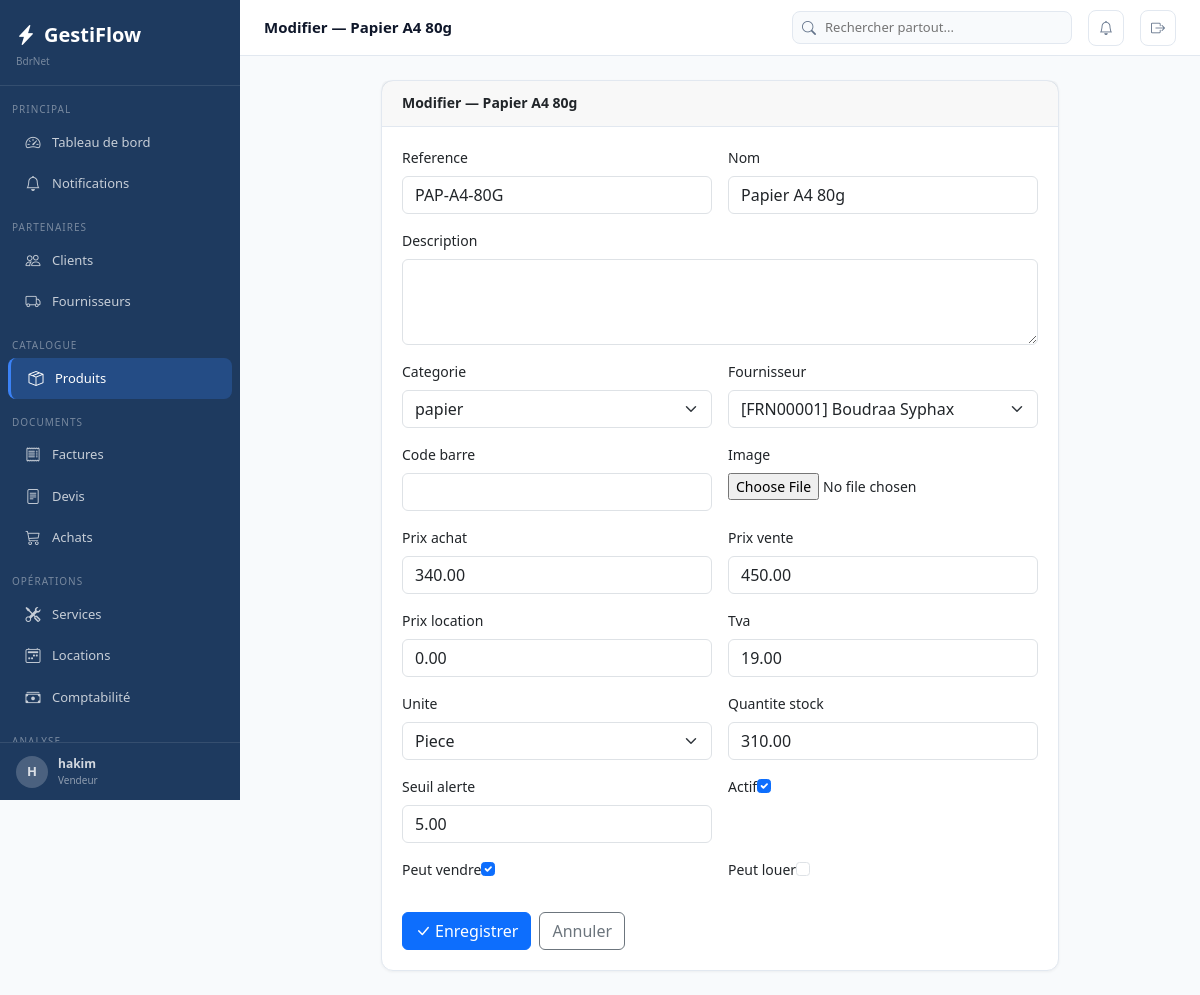
The app's page /produits/1/modifier/ (signed in) with its own data.
### apps/core/models.py (models this page shows, shortened)
class Parametre(models.Model):
    cle         = models.CharField(max_length=100, unique=True)
    valeur      = models.TextField(blank=True)
    description = models.CharField(max_length=200, blank=True)
    class Meta:
        verbose_name        = "Parametre"
        verbose_name_plural = "Parametres"
    @classmethod
    def get(cls, cle, defaut=''):
        try:
            return cls.objects.get(cle=cle).valeur
        except cls.DoesNotExist:
            return defaut

### apps/authentication/models.py (models this page shows, shortened)
class Utilisateur(AbstractUser):
    class Role(models.TextChoices):
        ADMIN       = 'admin',       'Administrateur'
        MANAGER     = 'manager',     'Manager'
        VENDEUR     = 'vendeur',     'Vendeur'
        TECHNICIEN  = 'technicien',  'Technicien'
        COMPTABLE   = 'comptable',   'Comptable'
        CAISSIER    = 'caissier',    'Caissier'
    role            = models.CharField(max_length=20, choices=Role.choices, default=Role.VENDEUR)
    telephone       = models.CharField(max_length=20, blank=True)
    actif           = models.BooleanField(default=True)
    derniere_activite = models.DateTimeField(null=True, blank=True)
    photo           = models.ImageField(upload_to='utilisateurs/', null=True, blank=True)
    class Meta:
        verbose_name        = "Utilisateur"
        verbose_name_plural = "Utilisateurs"
    @property
    def est_admin(self):
        return self.role == self.Role.ADMIN or self.is_superuser

### apps/produits/models.py (models this page shows, shortened)
class Produit(TimestampedModel, SoftDeleteModel):
    class Unite(models.TextChoices):
        PIECE   = 'pce',    'Piece'
        KG      = 'kg',     'Kilogramme'
        LITRE   = 'l',      'Litre'
        METRE   = 'm',      'Metre'
        BOITE   = 'boite',  'Boite'
        CARTON  = 'carton', 'Carton'
        FORFAIT = 'forfait','Forfait'
    reference       = models.CharField(max_length=50, unique=True, blank=True)
    nom             = models.CharField(max_length=200)
    description     = models.TextField(blank=True)
    categorie       = models.ForeignKey(Categorie, on_delete=models.SET_NULL, null=True, blank=True, related_name='produits')
    fournisseur     = models.ForeignKey('fournisseurs.Fournisseur', on_delete=models.SET_NULL, null=True, blank=True, related_name='produits')
    code_barre      = models.CharField(max_length=50, blank=True)
    image           = models.ImageField(upload_to='produits/', null=True, blank=True)
    prix_achat      = models.DecimalField(max_digits=12, decimal_places=2, default=0)
    prix_vente      = models.DecimalField(max_digits=12, decimal_places=2, default=0)
    prix_location   = models.DecimalField(max_digits=12, decimal_places=2, default=0)
    tva             = models.DecimalField(max_digits=5,  decimal_places=2, default=19)
    unite           = models.CharField(max_length=10, choices=Unite.choices, default=Unite.PIECE)
    quantite_stock  = models.DecimalField(max_digits=12, decimal_places=2, default=0)
    seuil_alerte    = models.DecimalField(max_digits=12, decimal_places=2, default=5)
    actif           = models.BooleanField(default=True)
    peut_vendre     = models.BooleanField(default=True)
    peut_louer      = models.BooleanField(default=False)
    class Meta:
        verbose_name        = "Produit"
        verbose_name_plural = "Produits"
        ordering            = ['nom']

### apps/produits/views.py (the view, shortened to what this page needs)
# urls.py: path('<int:pk>/modifier/',  views.edit,         name='edit'),
@login_required
def edit(request, pk):
    produit = get_object_or_404(Produit, pk=pk)
    ancien_achat = produit.prix_achat
    ancien_vente = produit.prix_vente
    form = ProduitForm(request.POST or None, request.FILES or None, instance=produit)
    return render(request, 'produits/form.html', {'form': form, 'titre': f'Modifier — {produit.nom}', 'produit': produit})

### apps/core/context_processors.py (called while the page is built)
def _get_entreprise():
    base = getattr(dj_settings, 'GESTIFLOW', {})
    try:
        from apps.core.models import Parametre
        return {
            'NOM_ENTREPRISE': Parametre.get('NOM_ENTREPRISE', base.get('NOM_ENTREPRISE', 'Mon Entreprise')),
            'ADRESSE':   Parametre.get('ADRESSE',   base.get('ADRESSE',   '')),
            'TELEPHONE': Parametre.get('TELEPHONE', base.get('TELEPHONE', '')),
            'EMAIL':     Parametre.get('EMAIL',     base.get('EMAIL',     '')),
            'DEVISE':    Parametre.get('DEVISE',    base.get('DEVISE',    'DA')),
            'TVA_DEFAUT':Parametre.get('TVA_DEFAUT',base.get('TVA_DEFAUT','19')),
            'LOGO':      Parametre.get('LOGO',      ''),
        }
    except Exception:
        return base

def global_context(request):
    ctx = {'ENTREPRISE': _get_entreprise(), 'APP_VERSION': '1.0.0'}
    if request.user.is_authenticated:
        try:
            from apps.core.notifications import get_notification_count
            ctx['notifications_count'] = get_notification_count(request.user)
        except Exception:
            ctx['notifications_count'] = 0
        try:
            from apps.produits.models import Produit
            from django.db.models import F
            ctx['alertes_stock_count'] = Produit.objects.filter(
                quantite_stock__lte=F('seuil_alerte'), actif=True, supprime=False
            ).count()
        except Exception:
            ctx['alertes_stock_count'] = 0
    return ctx

### apps/core/models.py (called while the page is built)
    def get_queryset(self):
        return super().get_queryset().filter(supprime=False)

### apps/core/notifications.py (called while the page is built, shortened)
def get_all_notifications(user):
    today = timezone.now().date()
    notifs = {
        'factures_en_retard': [],
        'devis_expirant': [],
        'stock_bas': [],
        'locations_retard': [],
        'services_retard': [],
    }
    try:
        from apps.ventes.models import Facture
    except Exception: pass
    try:
        from apps.devis.models import Devis
    except Exception: pass
    try:
        from apps.produits.models import Produit
        from django.db.models import F
    except Exception: pass
    return notifs

def get_notification_count(user):
    notifs = get_all_notifications(user)
    return sum(len(v) for v in notifs.values())

### apps/fournisseurs/models.py (called while the page is built)
    def __str__(self):
        return f"[{self.code}] {self.nom}"

### apps/produits/models.py (called while the page is built)
    def __str__(self): return self.nom

### templates/produits/form.html (shortened to what this page needs)
{% extends 'base.html' %}
{% block topbar_title %}{{ titre }}{% endblock %}
{% block content %}
<div class="row justify-content-center">
  <div class="col-12 col-lg-9">
    <div class="card">
      <div class="card-header"><h6 class="card-title">{{ titre }}</h6></div>
      <div class="card-body">
        <form method="post" enctype="multipart/form-data">{% csrf_token %}
          <div class="row g-3">{% for field in form %}
            <div class="{% if field.name == 'description' %}col-12{% else %}col-12 col-md-6{% endif %}">
              <label class="form-label">{{ field.label }}</label>{{ field }}
            </div>{% endfor %}
          </div>
          <div class="d-flex gap-2 mt-4">
            <button type="submit" class="btn btn-primary"><i class="bi bi-check-lg me-1"></i>Enregistrer</button>
            <a href="javascript:history.back()" class="btn btn-outline-secondary">Annuler</a>
          </div>
        </form>
      </div>
    </div>
  </div>
</div>
{% endblock %}

### templates/base.html (shortened to what this page needs)
<!DOCTYPE html>
<html lang="fr">
<head>
<link rel="stylesheet" href="https://cdn.jsdelivr.net/npm/bootstrap@5.3.3/dist/css/bootstrap.min.css">
<link rel="stylesheet" href="https://cdn.jsdelivr.net/npm/bootstrap-icons@1.11.3/font/bootstrap-icons.min.css">
</head>
<body>
{% if user.is_authenticated %}
<nav class="sidebar">
  <div class="sidebar-nav">
    <div class="sidebar-logo">
      <a class="sidebar-logo-text" href="{% url 'dashboard:index' %}"><i class="bi bi-lightning-charge-fill me-2"></i>GestiFlow</a>
      <div style="font-size:10px;color:rgba(255,255,255,.4);margin-top:4px;">{{ ENTREPRISE.NOM_ENTREPRISE }}</div>
    </div>
    <div class="sidebar-section">Principal</div>
    <a href="{% url 'dashboard:index' %}" class="sidebar-item {% if request.resolver_match.app_name == 'dashboard' %}active{% endif %}"><i class="bi bi-speedometer2"></i><span>Tableau de bord</span></a>
    <a href="{% url 'core:notifications' %}" class="sidebar-item"><i class="bi bi-bell" ></i><span>Notifications</span></a>
    <div class="sidebar-section">Partenaires</div>
    <a href="{% url 'clients:liste' %}" class="sidebar-item {% if request.resolver_match.app_name == 'clients' %}active{% endif %}"><i class="bi bi-people"></i><span>Clients</span></a>
    <a href="{% url 'fournisseurs:liste' %}" class="sidebar-item {% if request.resolver_match.app_name == 'fournisseurs' %}active{% endif %}"><i class="bi bi-truck"></i><span>Fournisseurs</span></a>
    <div class="sidebar-section">Catalogue</div>
    <a href="{% url 'produits:liste' %}" class="sidebar-item {% if request.resolver_match.app_name == 'produits' %}active{% endif %}"><i class="bi bi-box-seam"></i><span>Produits</span></a>
    <div class="sidebar-section">Documents</div>
    <a href="{% url 'ventes:liste' %}" class="sidebar-item {% if request.resolver_match.app_name == 'ventes' %}active{% endif %}"><i class="bi bi-receipt"></i><span>Factures</span></a>
    <a href="{% url 'devis:liste' %}" class="sidebar-item {% if request.resolver_match.app_name == 'devis' %}active{% endif %}"><i class="bi bi-file-text"></i><span>Devis</span></a>
    <a href="{% url 'achats:liste' %}" class="sidebar-item {% if request.resolver_match.app_name == 'achats' %}active{% endif %}"><i class="bi bi-cart3"></i><span>Achats</span></a>
    <div class="sidebar-section">Opérations</div>
    <a href="{% url 'services:liste' %}" class="sidebar-item {% if request.resolver_match.app_name == 'services' %}active{% endif %}"><i class="bi bi-tools"></i><span>Services</span></a>
    <a href="{% url 'locations:liste' %}" class="sidebar-item {% if request.resolver_match.app_name == 'locations' %}active{% endif %}"><i class="bi bi-calendar2-week"></i><span>Locations</span></a>
    <a href="{% url 'comptabilite:historique' %}" class="sidebar-item {% if request.resolver_match.app_name == 'comptabilite' %}active{% endif %}"><i class="bi bi-cash-stack"></i><span>Comptabilité</span></a>
    <div class="sidebar-section">Analyse</div>
  </div>
  <div class="sidebar-footer">
    <a href="{% url 'auth:profil' %}" style="display:flex;align-items:center;gap:10px;text-decoration:none;color:rgba(255,255,255,.8);">
      <div style="width:32px;height:32px;border-radius:50%;background:rgba(255,255,255,.2);display:flex;align-items:center;justify-content:center;font-size:13px;font-weight:700;">{{ user.first_name.0|default:user.username.0|upper }}</div>
      <div><div style="font-size:12px;font-weight:600;">{{ user.get_full_name|default:user.username }}</div><div style="font-size:10px;color:rgba(255,255,255,.5);">{{ user.get_role_display }}</div></div>
    </a>
  </div>
</nav>
<div class="main-content">
<div class="topbar">
  <div class="topbar-title">{% block topbar_title %}{% endblock %}</div>
    <div class="topbar-search" style="position:relative;">
      <i class="bi bi-search"></i>
      <input type="text" id="globalSearch" placeholder="Rechercher partout..." autocomplete="off">
    </div>
    <a href="{% url 'core:notifications' %}" class="topbar-btn" title="Notifications">
      <i class="bi bi-bell{% if notifications_count %}-fill{% endif %}" {% if notifications_count %}style="color:#f59e0b"{% endif %}></i>
    </a>
    <a href="{% url 'auth:deconnexion' %}" class="topbar-btn" title="Déconnexion"><i class="bi bi-box-arrow-right"></i></a>
  </div>
  <div class="content-area">
    {% block content %}{% endblock %}
  </div>
</div>
{% endif %}
</body>
</html>

### templates/base.html (style rules this page uses)
:root { --primary:#1e3a5f;--secondary:#2e75b6;--accent:#3b82f6;--success:#10b981;--warning:#f59e0b;--danger:#ef4444;--bg-body:#f8fafc;--bg-card:#ffffff;--border-color:#e2e8f0;--text-primary:#0f172a;--text-secondary:#64748b; }
body { background:var(--bg-body);color:var(--text-primary);font-family:'Segoe UI',Arial,sans-serif;font-size:14px; }
.sidebar { position:fixed;top:0;left:0;width:240px;height:100vh;background:var(--primary);z-index:100;display:flex;flex-direction:column;overflow:hidden; }
.sidebar-nav { flex:1 1 auto;overflow-y:auto;overflow-x:hidden;padding-bottom:8px; }
.sidebar-footer { flex:0 0 auto;padding:12px 16px;border-top:1px solid rgba(255,255,255,.1);background:var(--primary); }
.sidebar-logo { padding:20px 16px 16px;border-bottom:1px solid rgba(255,255,255,0.1);margin-bottom:8px; }
.sidebar-logo-text { color:#fff;font-size:20px;font-weight:700;text-decoration:none; }
.sidebar-section { padding:8px 12px 4px;font-size:10px;color:rgba(255,255,255,.4);text-transform:uppercase;letter-spacing:1px;margin-top:8px; }
.sidebar-item { display:flex;align-items:center;gap:10px;padding:9px 16px;color:rgba(255,255,255,.75);text-decoration:none;border-radius:8px;margin:1px 8px;font-size:13px;transition:all .15s; }
.sidebar-item:hover,.sidebar-item.active { background:rgba(59,130,246,.25);color:#fff; }
.sidebar-item.active { border-left:3px solid var(--accent); }
.sidebar-item i { font-size:15px;width:18px;text-align:center; }
.main-content { margin-left:240px;min-height:100vh; }
.topbar { background:#fff;border-bottom:1px solid var(--border-color);padding:0 24px;height:56px;display:flex;align-items:center;gap:16px;position:sticky;top:0;z-index:99; }
.topbar-title { font-weight:600;font-size:15px;flex:1; }
.topbar-search { position:relative;display:flex;align-items:center; }
.topbar-search input { border:1px solid var(--border-color);border-radius:8px;padding:6px 12px 6px 32px;font-size:13px;width:280px;background:var(--bg-body); }
.topbar-search i { position:absolute;left:10px;color:var(--text-secondary);font-size:14px; }
.topbar-btn { width:36px;height:36px;border-radius:8px;display:flex;align-items:center;justify-content:center;color:var(--text-secondary);text-decoration:none;border:1px solid var(--border-color);background:#fff;position:relative;cursor:pointer; }
.content-area { padding:24px; }
.card { background:#fff;border-radius:12px;border:1px solid var(--border-color);box-shadow:0 1px 3px rgba(0,0,0,.05); }
.card-header { display:flex;align-items:center;justify-content:space-between;padding:14px 20px;border-bottom:1px solid var(--border-color); }
.card-title { font-size:14px;font-weight:600;margin:0; }
.card-body { padding:20px; }

### records on screen
Parametre: NOM_ENTREPRISE "BdrNet"
Utilisateur: first_name.0 "H", get_full_name "hakim", role "Vendeur"
Produit: form "PAP-A4-80G" "Papier A4 80g" "papier" "[FRN00001] Boudraa Syphax" "340.00" "450.00" "0.00" "19.00" "Piece" "310.00" "5.00" "☑" "☑"

### other values on screen
{{ titre }} "Modifier — Papier A4 80g"
{{ field.label }} "Reference" "Nom" "Description" "Categorie" "Fournisseur" "Code barre" "Image" "Prix achat" "Prix vente" "Prix location" "Tva" "Unite" "Quantite stock" "Seuil alerte" "Actif" "Peut vendre" "Peut louer"
